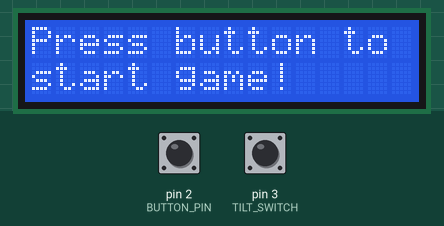
This sketch was run on a simulated Arduino Uno, built with avr-gcc and run on an emulated ATmega328P. Shown: 16×2 character LCD. The test bench sets the inputs (shaded band); at power-on: pin 2 (BUTTON_PIN) HIGH, pin 3 (TILT_SWITCH) LOW.

Above: at 1.2 s.
1.3 s: pin 2 (BUTTON_PIN) pulled LOW for 1 s
At 3.0 s:
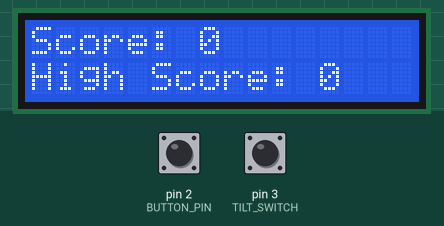
Timing chart, 0 to 4.5 s (numbered marks = the images above; inputs shaded):
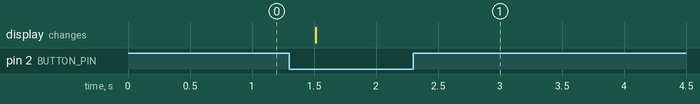

The sketch:

sketch.ino
```cpp
#include <Wire.h>
#include <LiquidCrystal_I2C.h>

const int C1 = A3;
const int C2 = 4;
const int C3 = 5;
const int C4 = 11;
const int C5 = 7;
const int C6 = 12;
const int C7 = A1;
const int C8 = A0;

const int R1 = 10;
const int R2 = A2;
const int R3 = 9;
const int R4 = 13;
const int R5 = 0;
const int R6 = 8;
const int R7 = 1;
const int R8 = 6;

const int BUTTON_PIN = 2;
const int TILT_SWITCH = 3;
LiquidCrystal_I2C lcd(0x27, 16, 2);

int vibrationOutput;
bool gameStarted = false;
int lastButtonReading = HIGH;
unsigned long lastDebounceTime = 0;
const unsigned long debounceDelay = 50;

void clearBoard() {
  // turns all the LEDs off at the start of the game
  digitalWrite(R1,HIGH);
  digitalWrite(R2,HIGH);
  digitalWrite(R3,HIGH);
  digitalWrite(R4,HIGH);
  digitalWrite(R5,HIGH);
  digitalWrite(R6,HIGH);
  digitalWrite(R7,HIGH);
  digitalWrite(R8,HIGH);
  digitalWrite(C1,LOW);
  digitalWrite(C2,LOW);
  digitalWrite(C3,LOW);
  digitalWrite(C4,LOW);
  digitalWrite(C5,LOW);
  digitalWrite(C6,LOW);
  digitalWrite(C7,LOW);
  digitalWrite(C8,LOW);
}

void setup() {
  Wire.begin();

  pinMode(R1, OUTPUT);
  pinMode(R2, OUTPUT);
  pinMode(R3,  OUTPUT);
  pinMode(R4, OUTPUT);
  pinMode(R5, OUTPUT);
  pinMode(R6,  OUTPUT);
  pinMode(R7, OUTPUT);
  pinMode(R8, OUTPUT);
  pinMode(C1,  OUTPUT);
  pinMode(C2, OUTPUT);
  pinMode(C3, OUTPUT);
  pinMode(C4,  OUTPUT);
  pinMode(C5, OUTPUT);
  pinMode(C6, OUTPUT);
  pinMode(C7,  OUTPUT);
  pinMode(C8, OUTPUT);

  pinMode(TILT_SWITCH, INPUT);
  pinMode(BUTTON_PIN, INPUT_PULLUP);

  lcd.init();
  lcd.backlight();
  lcd.setCursor(0, 0);
  lcd.print("Press button to");
  lcd.setCursor(0, 1);
  lcd.print("start game!");

  //clearBoard();
}

void selectRow(int row) {
  if (row==1)  digitalWrite(R1,LOW); else digitalWrite(R1,HIGH);
  if (row==2) digitalWrite(R2,LOW);  else digitalWrite(R2,HIGH);
  if (row==3) digitalWrite(R3,LOW); else digitalWrite(R3,HIGH);
  if (row==4) digitalWrite(R4,LOW); else digitalWrite(R4,HIGH);
  if (row==5)  digitalWrite(R5,LOW); else digitalWrite(R5,HIGH);
  if (row==6) digitalWrite(R6,LOW);  else digitalWrite(R6,HIGH);
  if (row==7) digitalWrite(R7,LOW); else digitalWrite(R7,HIGH);
  if (row==8) digitalWrite(R8,LOW); else digitalWrite(R8,HIGH);
}

void  selectColumn(int column) {
  if (column==1) digitalWrite(C1,HIGH); else digitalWrite(C1,LOW);
  if (column==2) digitalWrite(C2,HIGH); else digitalWrite(C2,LOW);
  if (column==3)  digitalWrite(C3,HIGH); else digitalWrite(C3,LOW);
  if (column==4) digitalWrite(C4,HIGH);  else digitalWrite(C4,LOW);
  if (column==5) digitalWrite(C5,HIGH); else digitalWrite(C5,LOW);
  if (column==6) digitalWrite(C6,HIGH); else digitalWrite(C6,LOW);
  if (column==7)  digitalWrite(C7,HIGH); else digitalWrite(C7,LOW);
  if (column==8) digitalWrite(C8,HIGH);  else digitalWrite(C8,LOW);
}

void loop() {
  vibrationOutput = digitalRead(TILT_SWITCH);

  if (vibrationOutput < 1022) {
  // I believe the sensor is lower than 1022 if the switch isn't tilting, but it's broken in the editor so there's no way to check
  }

  else {
    // tilting logic
  }

  delay(100);

  int buttonReading = digitalRead(BUTTON_PIN);

  if (buttonReading != lastButtonReading) {
    lastDebounceTime = millis();   // input changed, reset timer
  }

  if ((millis() - lastDebounceTime) > debounceDelay) {
    static int buttonState = HIGH;
    if (buttonReading != buttonState) {
      buttonState = buttonReading;
      if (buttonState == LOW) {   // a press pulls the pin LOW
        gameStarted = true;
      }
    }
  }
  lastButtonReading = buttonReading;

  if (gameStarted == true) {
    lcd.clear();
    lcd.setCursor(0, 0);
    lcd.print("Score: 0");
    lcd.setCursor(0, 1);
    lcd.print("High Score: 0");

    for (int i=1;i<9;i++)  {
      for (int j=1;j<9;j++) {
        clearBoard();
        selectRow(i);
        selectColumn(j);
        delay(100);
      }
    }
  }
}
```

Measured:
- after the input at 1.3 s, the display: changes after 0.21 s (image 1)
